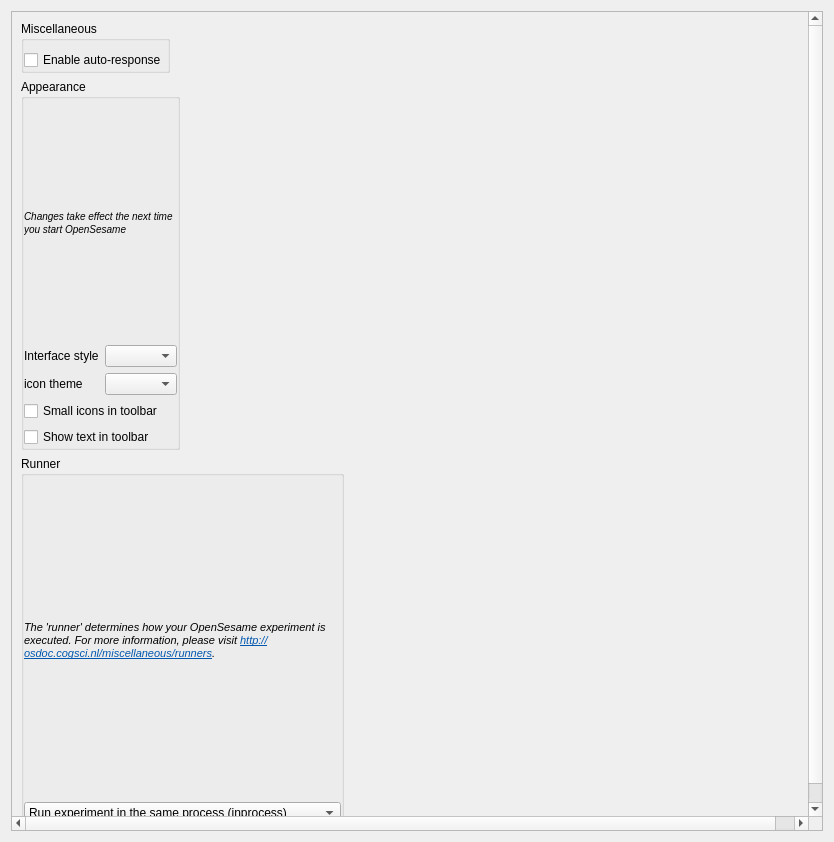
<?xml version="1.0" encoding="UTF-8"?>
<ui version="4.0">
 <class>preferences_widget</class>
 <widget class="QWidget" name="preferences_widget">
  <property name="geometry">
   <rect>
    <x>0</x>
    <y>0</y>
    <width>834</width>
    <height>842</height>
   </rect>
  </property>
  <property name="windowTitle">
   <string>Form</string>
  </property>
  <layout class="QVBoxLayout" name="verticalLayout">
   <item>
    <widget class="QScrollArea" name="scrollArea">
     <widget class="QWidget" name="container_widget">
      <property name="geometry">
       <rect>
        <x>0</x>
        <y>0</y>
        <width>816</width>
        <height>824</height>
       </rect>
      </property>
      <layout class="QVBoxLayout" name="layout_preferences">
       <item>
        <widget class="QGroupBox" name="groupBox_2">
         <property name="sizePolicy">
          <sizepolicy hsizetype="Fixed" vsizetype="Fixed">
           <horstretch>0</horstretch>
           <verstretch>0</verstretch>
          </sizepolicy>
         </property>
         <property name="title">
          <string>Miscellaneous</string>
         </property>
         <layout class="QGridLayout" name="gridLayout_5">
          <property name="leftMargin">
           <number>0</number>
          </property>
          <property name="rightMargin">
           <number>0</number>
          </property>
          <property name="bottomMargin">
           <number>0</number>
          </property>
          <item row="0" column="0">
           <widget class="QCheckBox" name="checkbox_autoresponse">
            <property name="text">
             <string>Enable auto-response</string>
            </property>
           </widget>
          </item>
         </layout>
        </widget>
       </item>
       <item>
        <widget class="QGroupBox" name="groupBox_5">
         <property name="sizePolicy">
          <sizepolicy hsizetype="Fixed" vsizetype="Preferred">
           <horstretch>0</horstretch>
           <verstretch>0</verstretch>
          </sizepolicy>
         </property>
         <property name="title">
          <string>Appearance</string>
         </property>
         <layout class="QGridLayout" name="gridLayout_4">
          <property name="leftMargin">
           <number>0</number>
          </property>
          <property name="topMargin">
           <number>9</number>
          </property>
          <property name="rightMargin">
           <number>0</number>
          </property>
          <property name="bottomMargin">
           <number>0</number>
          </property>
          <item row="0" column="0" colspan="2">
           <widget class="QLabel" name="label_8">
            <property name="text">
             <string>&lt;small&gt;&lt;i&gt;Changes take effect the next time you start OpenSesame&lt;/i&gt;&lt;/small&gt;
</string>
            </property>
            <property name="wordWrap">
             <bool>true</bool>
            </property>
           </widget>
          </item>
          <item row="1" column="0">
           <widget class="QLabel" name="label_2">
            <property name="text">
             <string>Interface style</string>
            </property>
           </widget>
          </item>
          <item row="1" column="1">
           <widget class="QComboBox" name="combobox_style"/>
          </item>
          <item row="2" column="0">
           <widget class="QLabel" name="label_7">
            <property name="text">
             <string>icon theme</string>
            </property>
           </widget>
          </item>
          <item row="2" column="1">
           <widget class="QComboBox" name="combobox_theme"/>
          </item>
          <item row="3" column="0" colspan="2">
           <widget class="QCheckBox" name="checkbox_small_toolbar">
            <property name="text">
             <string>Small icons in toolbar</string>
            </property>
           </widget>
          </item>
          <item row="4" column="0" colspan="2">
           <widget class="QCheckBox" name="checkbox_toolbar_text">
            <property name="text">
             <string>Show text in toolbar</string>
            </property>
           </widget>
          </item>
         </layout>
        </widget>
       </item>
       <item>
        <widget class="QGroupBox" name="groupBox_4">
         <property name="sizePolicy">
          <sizepolicy hsizetype="Fixed" vsizetype="Preferred">
           <horstretch>0</horstretch>
           <verstretch>0</verstretch>
          </sizepolicy>
         </property>
         <property name="title">
          <string>Runner</string>
         </property>
         <layout class="QGridLayout" name="gridLayout">
          <property name="leftMargin">
           <number>0</number>
          </property>
          <property name="topMargin">
           <number>9</number>
          </property>
          <property name="rightMargin">
           <number>0</number>
          </property>
          <property name="bottomMargin">
           <number>0</number>
          </property>
          <item row="0" column="0" colspan="2">
           <widget class="QLabel" name="label">
            <property name="text">
             <string>&lt;html&gt;&lt;head/&gt;&lt;body&gt;&lt;p&gt;&lt;span style=&quot; font-size:8pt; font-style:italic;&quot;&gt;The 'runner' determines how your OpenSesame experiment is executed. For more information, please visit &lt;/span&gt;&lt;a href=&quot;http://osdoc.cogsci.nl/miscellaneous/runners&quot;&gt;&lt;span style=&quot; font-size:8pt; font-style:italic; text-decoration: underline; color:#0057ae;&quot;&gt;http://osdoc.cogsci.nl/miscellaneous/runners&lt;/span&gt;&lt;/a&gt;&lt;span style=&quot; font-size:8pt; font-style:italic;&quot;&gt;.&lt;/span&gt;&lt;/p&gt;&lt;/body&gt;&lt;/html&gt;</string>
            </property>
            <property name="wordWrap">
             <bool>true</bool>
            </property>
           </widget>
          </item>
          <item row="1" column="0" colspan="2">
           <widget class="QComboBox" name="combobox_runner">
            <item>
             <property name="text">
              <string>Run experiment in the same process (inprocess)</string>
             </property>
            </item>
            <item>
             <property name="text">
              <string>Run experiment in a separate process (multiprocess)</string>
             </property>
            </item>
            <item>
             <property name="text">
              <string>Run experiment with opensesamerun (external)</string>
             </property>
            </item>
           </widget>
          </item>
         </layout>
        </widget>
       </item>
      </layout>
     </widget>
    </widget>
   </item>
  </layout>
 </widget>
 <resources/>
 <connections/>
</ui>
